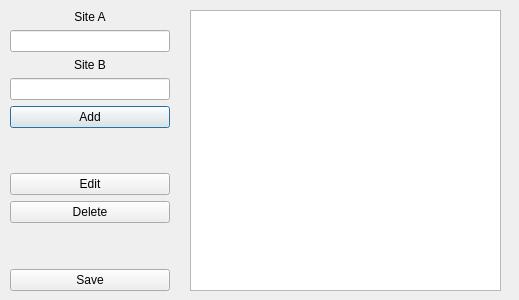
<?xml version="1.0" encoding="UTF-8"?>
<ui version="4.0">
 <class>EditDialog</class>
 <widget class="QDialog" name="EditDialog">
  <property name="geometry">
   <rect>
    <x>0</x>
    <y>0</y>
    <width>519</width>
    <height>300</height>
   </rect>
  </property>
  <property name="windowTitle">
   <string>Edit database</string>
  </property>
  <widget class="QWidget" name="verticalLayoutWidget">
   <property name="geometry">
    <rect>
     <x>10</x>
     <y>10</y>
     <width>160</width>
     <height>281</height>
    </rect>
   </property>
   <layout class="QVBoxLayout" name="verticalLayout">
    <item>
     <widget class="QLabel" name="label">
      <property name="maximumSize">
       <size>
        <width>16777215</width>
        <height>20</height>
       </size>
      </property>
      <property name="text">
       <string>Site A</string>
      </property>
      <property name="alignment">
       <set>Qt::AlignCenter</set>
      </property>
     </widget>
    </item>
    <item>
     <widget class="QLineEdit" name="edtSiteA"/>
    </item>
    <item>
     <widget class="QLabel" name="label_2">
      <property name="maximumSize">
       <size>
        <width>16777215</width>
        <height>20</height>
       </size>
      </property>
      <property name="text">
       <string>Site B</string>
      </property>
      <property name="alignment">
       <set>Qt::AlignCenter</set>
      </property>
     </widget>
    </item>
    <item>
     <widget class="QLineEdit" name="edtSiteB"/>
    </item>
    <item>
     <widget class="QPushButton" name="btnAdd">
      <property name="text">
       <string>Add</string>
      </property>
     </widget>
    </item>
    <item>
     <spacer name="verticalSpacer">
      <property name="orientation">
       <enum>Qt::Vertical</enum>
      </property>
      <property name="sizeHint" stdset="0">
       <size>
        <width>20</width>
        <height>40</height>
       </size>
      </property>
     </spacer>
    </item>
    <item>
     <widget class="QPushButton" name="btnEdit">
      <property name="text">
       <string>Edit</string>
      </property>
     </widget>
    </item>
    <item>
     <widget class="QPushButton" name="btnDelete">
      <property name="text">
       <string>Delete</string>
      </property>
     </widget>
    </item>
    <item>
     <spacer name="verticalSpacer_2">
      <property name="orientation">
       <enum>Qt::Vertical</enum>
      </property>
      <property name="sizeHint" stdset="0">
       <size>
        <width>20</width>
        <height>40</height>
       </size>
      </property>
     </spacer>
    </item>
    <item>
     <widget class="QPushButton" name="btnSave">
      <property name="text">
       <string>Save</string>
      </property>
     </widget>
    </item>
   </layout>
  </widget>
  <widget class="QTableWidget" name="tableWidget">
   <property name="geometry">
    <rect>
     <x>190</x>
     <y>10</y>
     <width>311</width>
     <height>281</height>
    </rect>
   </property>
  </widget>
 </widget>
 <resources/>
 <connections/>
</ui>
